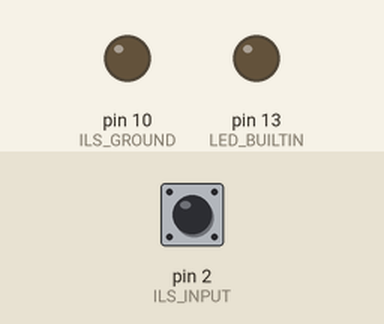
Bench run of a sketch on a simulated Arduino Uno, built with avr-gcc and run on an emulated ATmega328P. On the bench: output pins drawn as LEDs (lit = HIGH). Inputs (shaded band) come from the test bench; at power-on: pin 2 (ILS_INPUT) HIGH.

Above: at 1.2 s.
1.3 s: pin 2 (ILS_INPUT) pulled LOW for 0.15 s
At 1.37 s:
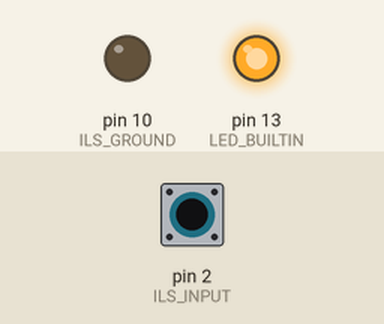
2.9 s: pin 2 (ILS_INPUT) pulled LOW for 3.2 s
At 6.6 s:
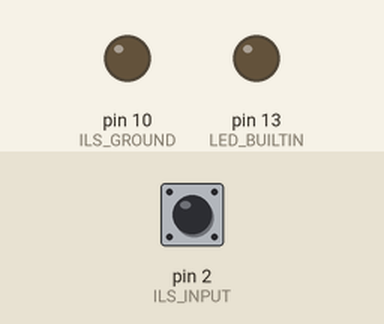
Timing chart, 0 to 8.1 s (numbered marks = the images above; inputs shaded):
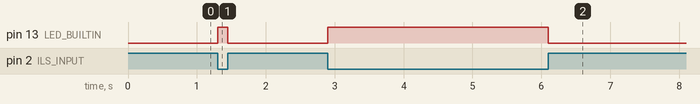

Measured:
- after the input at 1.3 s, pin 13 (LED_BUILTIN): LOW → HIGH at once, → LOW 0.15 s later
- after the input at 2.9 s, pin 13 (LED_BUILTIN): LOW → HIGH at once, → LOW 3.2 s later

The sketch:

ils.ino
```cpp
// l'interrupteur à lames souples (ILS ou REED)
// est connecté entre les bornes ILS_INPUT et ILS_GROUND
#define ILS_INPUT  2
#define ILS_GROUND 10

void setup(){
  pinMode(LED_BUILTIN, OUTPUT);
  pinMode(ILS_GROUND, OUTPUT);
  pinMode(ILS_INPUT, INPUT_PULLUP);
  digitalWrite(ILS_GROUND, LOW);
}

void loop(){
  digitalWrite(LED_BUILTIN, !digitalRead(ILS_INPUT) );
}
```
